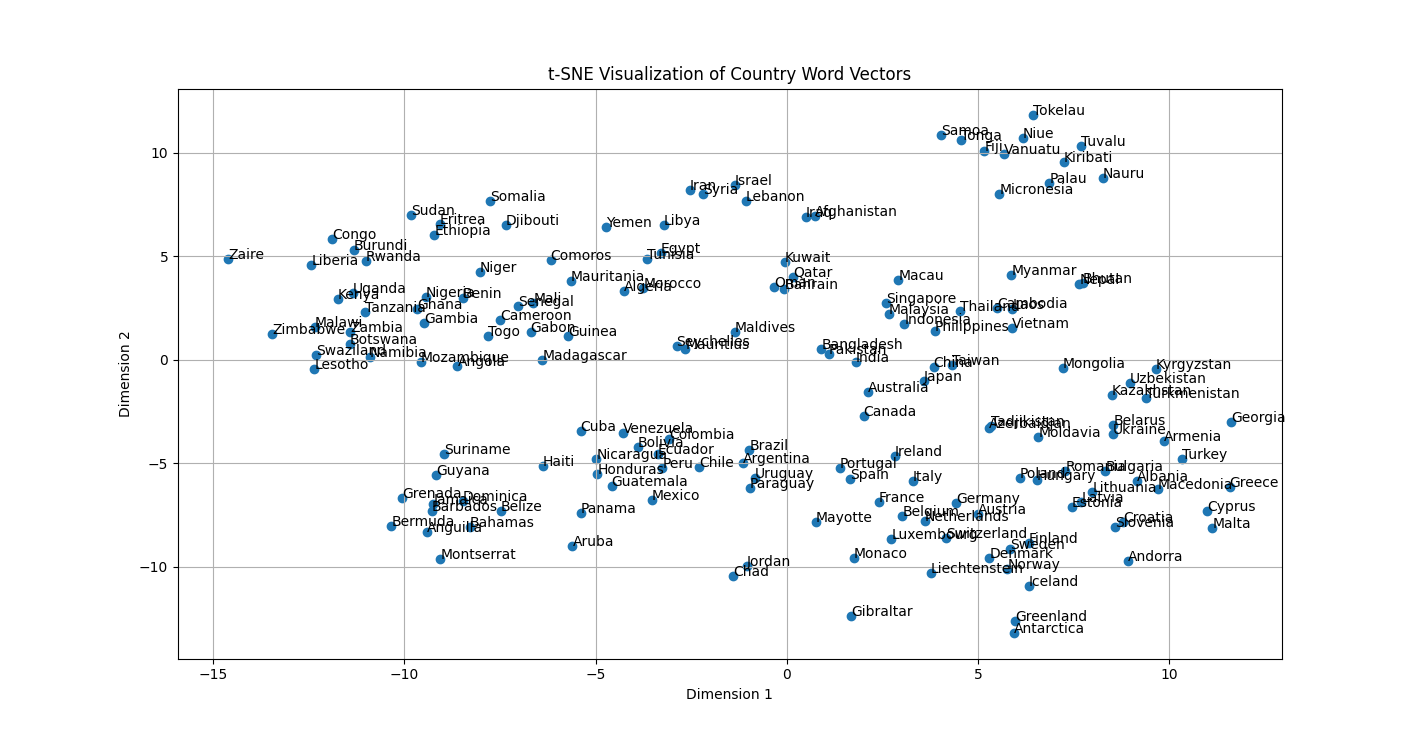

Write the Python code that produced this figure.
import numpy as np
import pandas as pd
from gensim.models import KeyedVectors
from sklearn.manifold import TSNE
import matplotlib.pyplot as plt

# 1. Word2Vecモデルのロード
model = KeyedVectors.load_word2vec_format(
    "GoogleNews-vectors-negative300.bin", binary=True
)

# 2. 国名リストのロード
with open("countries.txt", "r") as f:
    countries = f.read().split("\n")

# 3. Word2Vec に存在する国名だけ残す
countries = [c for c in countries if c in model.key_to_index]

# 4. 国名ベクトル取得
vectors = np.array([model[c] for c in countries])

# 5. t-SNE で 300次元 → 2次元に圧縮
tsne = TSNE(n_components=2, random_state=42, perplexity=30, learning_rate='auto')
tsne_results = tsne.fit_transform(vectors)

# 6. 散布図で可視化
plt.figure(figsize=(14, 10))
plt.scatter(tsne_results[:, 0], tsne_results[:, 1])

# 7. 各点に国名を表示
for i, country in enumerate(countries):
    plt.annotate(country, (tsne_results[i, 0], tsne_results[i, 1]))

plt.title("t-SNE Visualization of Country Word Vectors")
plt.xlabel("Dimension 1")
plt.ylabel("Dimension 2")
plt.grid(True)
plt.show()
